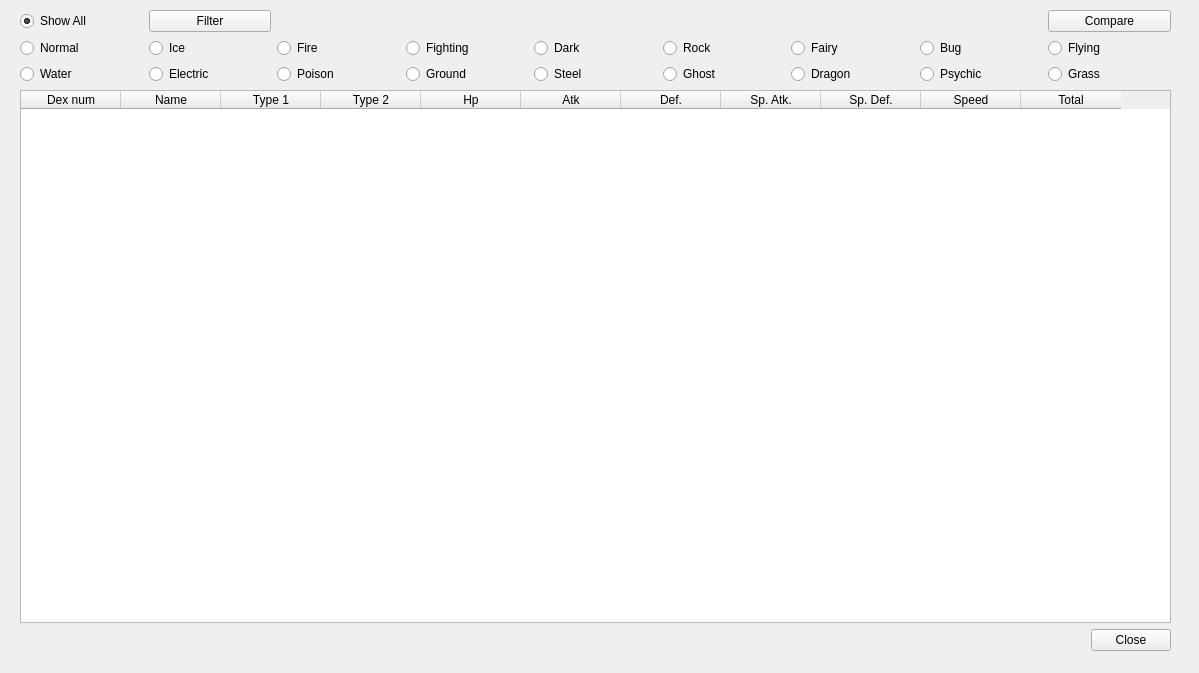
<?xml version="1.0" encoding="UTF-8"?>
<ui version="4.0">
 <class>MainWindow</class>
 <widget class="QMainWindow" name="MainWindow">
  <property name="geometry">
   <rect>
    <x>0</x>
    <y>0</y>
    <width>1199</width>
    <height>673</height>
   </rect>
  </property>
  <property name="windowTitle">
   <string>PokeDex</string>
  </property>
  <widget class="QWidget" name="centralwidget">
   <widget class="QWidget" name="verticalLayoutWidget">
    <property name="geometry">
     <rect>
      <x>20</x>
      <y>10</y>
      <width>1151</width>
      <height>641</height>
     </rect>
    </property>
    <layout class="QVBoxLayout" name="verticalLayout">
     <item>
      <layout class="QGridLayout" name="gridLayout"/>
     </item>
     <item>
      <layout class="QGridLayout" name="gridLayout_2">
       <item row="2" column="0">
        <widget class="QRadioButton" name="RBall">
         <property name="text">
          <string>Show All</string>
         </property>
         <property name="checked">
          <bool>true</bool>
         </property>
        </widget>
       </item>
       <item row="3" column="1">
        <widget class="QRadioButton" name="RBice">
         <property name="text">
          <string>Ice</string>
         </property>
        </widget>
       </item>
       <item row="4" column="4">
        <widget class="QRadioButton" name="RBsteel">
         <property name="text">
          <string>Steel</string>
         </property>
        </widget>
       </item>
       <item row="4" column="6">
        <widget class="QRadioButton" name="RBdragon">
         <property name="text">
          <string>Dragon</string>
         </property>
        </widget>
       </item>
       <item row="3" column="6">
        <widget class="QRadioButton" name="RBfairy">
         <property name="text">
          <string>Fairy</string>
         </property>
        </widget>
       </item>
       <item row="4" column="5">
        <widget class="QRadioButton" name="RBghost">
         <property name="text">
          <string>Ghost</string>
         </property>
        </widget>
       </item>
       <item row="4" column="7">
        <widget class="QRadioButton" name="RBpsy">
         <property name="text">
          <string>Psychic</string>
         </property>
        </widget>
       </item>
       <item row="4" column="3">
        <widget class="QRadioButton" name="RBground">
         <property name="text">
          <string>Ground</string>
         </property>
        </widget>
       </item>
       <item row="3" column="7">
        <widget class="QRadioButton" name="RBbug">
         <property name="text">
          <string>Bug</string>
         </property>
        </widget>
       </item>
       <item row="4" column="0">
        <widget class="QRadioButton" name="RBwhater">
         <property name="text">
          <string>Water</string>
         </property>
        </widget>
       </item>
       <item row="3" column="2">
        <widget class="QRadioButton" name="RBfire">
         <property name="text">
          <string>Fire</string>
         </property>
        </widget>
       </item>
       <item row="4" column="1">
        <widget class="QRadioButton" name="RBeletric">
         <property name="text">
          <string>Electric</string>
         </property>
        </widget>
       </item>
       <item row="3" column="5">
        <widget class="QRadioButton" name="RBrock">
         <property name="text">
          <string>Rock</string>
         </property>
        </widget>
       </item>
       <item row="4" column="2">
        <widget class="QRadioButton" name="RBpoison">
         <property name="text">
          <string>Poison</string>
         </property>
        </widget>
       </item>
       <item row="4" column="8">
        <widget class="QRadioButton" name="RBgrass">
         <property name="text">
          <string>Grass</string>
         </property>
        </widget>
       </item>
       <item row="3" column="3">
        <widget class="QRadioButton" name="RBfight">
         <property name="text">
          <string>Fighting</string>
         </property>
        </widget>
       </item>
       <item row="3" column="8">
        <widget class="QRadioButton" name="RBfly">
         <property name="text">
          <string>Flying</string>
         </property>
        </widget>
       </item>
       <item row="3" column="4">
        <widget class="QRadioButton" name="RBdark">
         <property name="text">
          <string>Dark</string>
         </property>
        </widget>
       </item>
       <item row="3" column="0">
        <widget class="QRadioButton" name="RBnormal">
         <property name="text">
          <string>Normal</string>
         </property>
        </widget>
       </item>
       <item row="2" column="1">
        <widget class="QPushButton" name="filterBtn">
         <property name="text">
          <string>Filter</string>
         </property>
        </widget>
       </item>
       <item row="2" column="8">
        <widget class="QPushButton" name="compareBtn">
         <property name="text">
          <string>Compare</string>
         </property>
        </widget>
       </item>
      </layout>
     </item>
     <item>
      <widget class="QTableWidget" name="tableWidget">
       <property name="frameShadow">
        <enum>QFrame::Raised</enum>
       </property>
       <property name="sizeAdjustPolicy">
        <enum>QAbstractScrollArea::AdjustIgnored</enum>
       </property>
       <property name="editTriggers">
        <set>QAbstractItemView::NoEditTriggers</set>
       </property>
       <property name="sortingEnabled">
        <bool>true</bool>
       </property>
       <property name="rowCount">
        <number>0</number>
       </property>
       <column>
        <property name="text">
         <string>Dex num</string>
        </property>
       </column>
       <column>
        <property name="text">
         <string>Name</string>
        </property>
       </column>
       <column>
        <property name="text">
         <string>Type 1</string>
        </property>
       </column>
       <column>
        <property name="text">
         <string>Type 2</string>
        </property>
       </column>
       <column>
        <property name="text">
         <string>Hp</string>
        </property>
       </column>
       <column>
        <property name="text">
         <string>Atk</string>
        </property>
       </column>
       <column>
        <property name="text">
         <string>Def.</string>
        </property>
       </column>
       <column>
        <property name="text">
         <string>Sp. Atk.</string>
        </property>
       </column>
       <column>
        <property name="text">
         <string>Sp. Def.</string>
        </property>
       </column>
       <column>
        <property name="text">
         <string>Speed</string>
        </property>
       </column>
       <column>
        <property name="text">
         <string>Total</string>
        </property>
       </column>
      </widget>
     </item>
     <item>
      <layout class="QHBoxLayout" name="horizontalLayout_2">
       <item>
        <spacer name="horizontalSpacer">
         <property name="orientation">
          <enum>Qt::Horizontal</enum>
         </property>
         <property name="sizeHint" stdset="0">
          <size>
           <width>40</width>
           <height>20</height>
          </size>
         </property>
        </spacer>
       </item>
       <item>
        <widget class="QPushButton" name="close">
         <property name="text">
          <string>Close</string>
         </property>
        </widget>
       </item>
      </layout>
     </item>
    </layout>
   </widget>
  </widget>
 </widget>
 <resources/>
 <connections>
  <connection>
   <sender>close</sender>
   <signal>clicked()</signal>
   <receiver>MainWindow</receiver>
   <slot>close()</slot>
   <hints>
    <hint type="sourcelabel">
     <x>1124</x>
     <y>636</y>
    </hint>
    <hint type="destinationlabel">
     <x>599</x>
     <y>336</y>
    </hint>
   </hints>
  </connection>
 </connections>
</ui>
